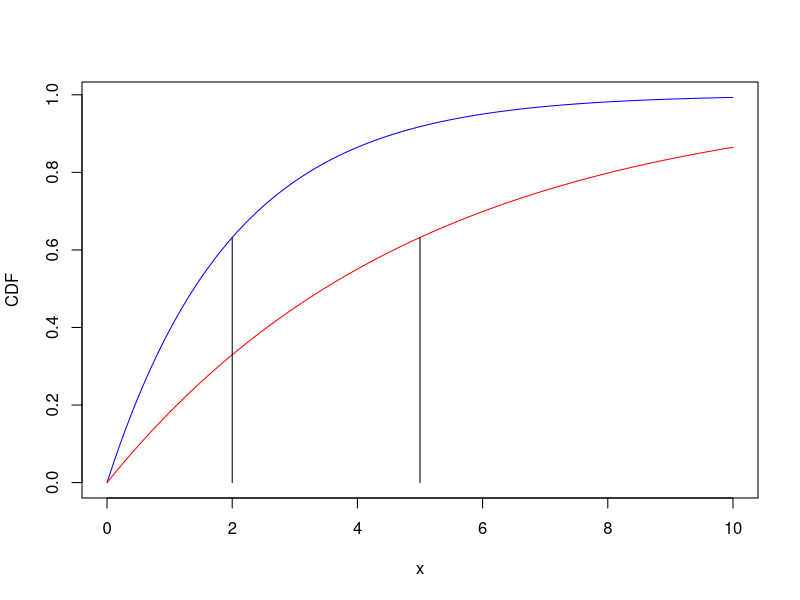
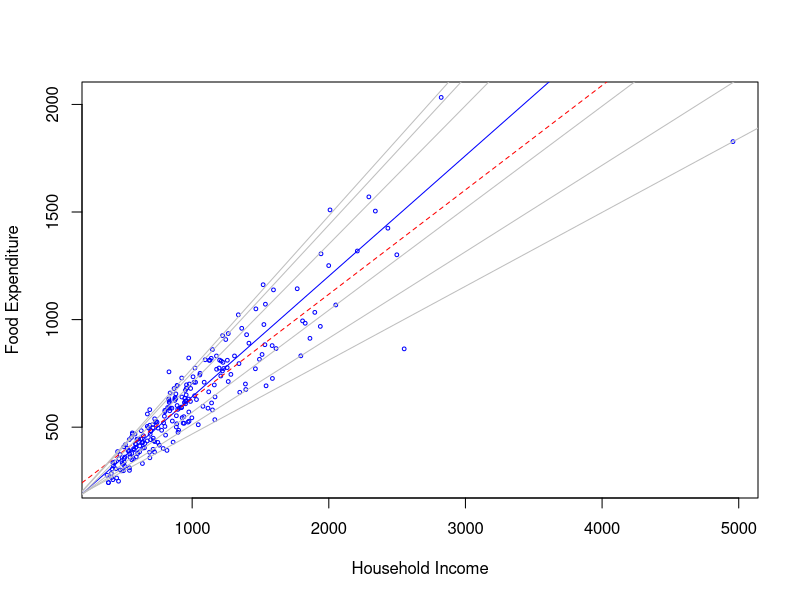
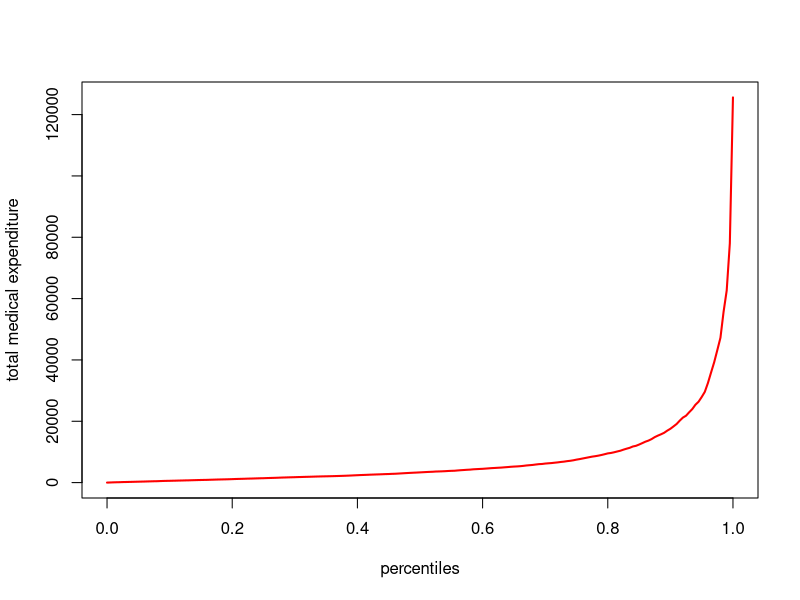
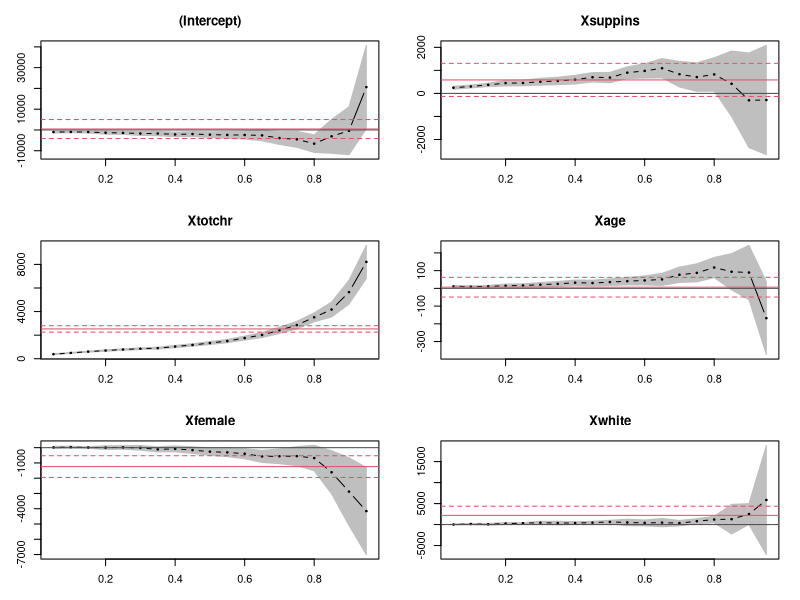

Generate these figures, in order, with R:
## ---- chunk 1
 # grpah for cdf of two stochastic random variable
 curve(1-exp(-x/2), from = 0, to = 10, col = "blue", ylab = "CDF")
curve(1-exp(-x/5), from = 0, to = 10, col = "red", add = T)
 segments(2, 0 , 2, (1 - exp(-1)))
segments(5, 0, 5, (1 - exp(-1)))
## ---- chunk 2
library(quantreg)
data(engel)
# some rows of dataset
head(engel)
attach(engel)# to make variable accessible by it's name
# number of rows and columns
dimension <- dim(engel)
# to make a scatterplot and quantile regressor line
plot(income,foodexp,cex=.25,type="n",xlab="Household Income",
    ylab="Food Expenditure")
points(income,foodexp,cex=.5,col="blue")
abline(rq(foodexp~income,tau=.5),col="blue")
abline(lm(foodexp~income),lty=2,col="red") #the dreaded ols line
taus <- c(.05,.1,.25,.75,.90,.95)
f <- rq(foodexp ~ income, tau = taus)
for( i in 1:length(taus)){
    abline(coef(f)[,i],col="gray")
}
## ---- chunk 3

# reading data from csv file named as "quanitle_health.csv"
mydata<- read.csv("quantile_health.csv")
attach(mydata) # to address data component without referring to data variable
head(mydata) # few data rows 
## ---- chunk 4
Y <- cbind(totexp) # dependent variable
X <- cbind(suppins, totchr, age, female, white) # design matrix
# plotting percentiles of dependent variable
plot(x = seq(0, 1, by = .005),quantile(Y, seq(0, 1, by = .005)), type = "l", 
     col = "red", lwd = "2", xlab = "percentiles", ylab = "total medical expenditure")

## ---- chunk 5
# OLS regression
olsreg <- lm(Y ~ X, data=mydata)
summary(olsreg)
# Quantile regression
quantreg25 <- rq(Y ~ X, data=mydata, tau=0.25)
summary(quantreg25)
quantreg50 <- rq(Y ~ X, data=mydata, tau=0.5)
summary(quantreg50)
quantreg75 <- rq(Y ~ X, data=mydata, tau=0.75)
summary(quantreg75)
#quantreg90 <- rq(Y ~ X, data=mydata, tau=0.9)
# summary(quantreg90)
## ---- chunk 6
# table of different estimated quantile coefficients and ols
x <- cbind(olsreg$coefficients, quantreg25$coefficients, quantreg50$coefficients,
           quantreg75$coefficients)
colnames(x) <- c("OLS", "25% quantreg", "50% quantreg", "75% quantreg")
round(x, 2)
# Simultaneous quantile regression
quantreg2575 <- rq(Y ~ X, data=mydata, tau=c(0.25, 0.75))
#summary(quantreg2575)

# ANOVA test for coefficient differences
anova(quantreg25, quantreg75)
## ---- chunk 7
# Plotting data
quantreg.all <- rq(Y ~ X, tau = seq(0.05, 0.95, by = 0.05), data=mydata)
quantreg.plot <- summary(quantreg.all)
plot(quantreg.plot)


